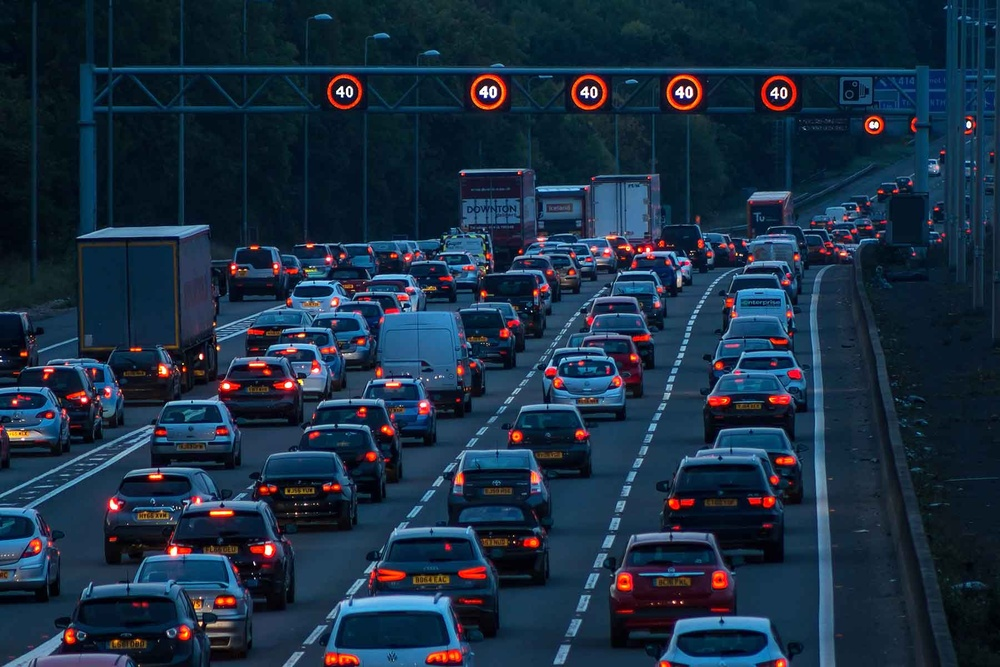
%> input picture SAT.jpg, 1000 x 667 px, shrunk from 1800 x 1200 before the run
$ octave EDGED_DETECT.m   (GNU Octave 9; MATLAB toolbox functions it lacks are replaced by stand-ins)
%> lines starting %> are read from the running program, lines starting %| are printed output that depends on the picture
rgb = imread('SAT.jpg');
%> rgb is the input picture: size 667x1000x3 uint8; mean R, G, B 26.5, 45.7, 65.3
I = rgb2gray(rgb);
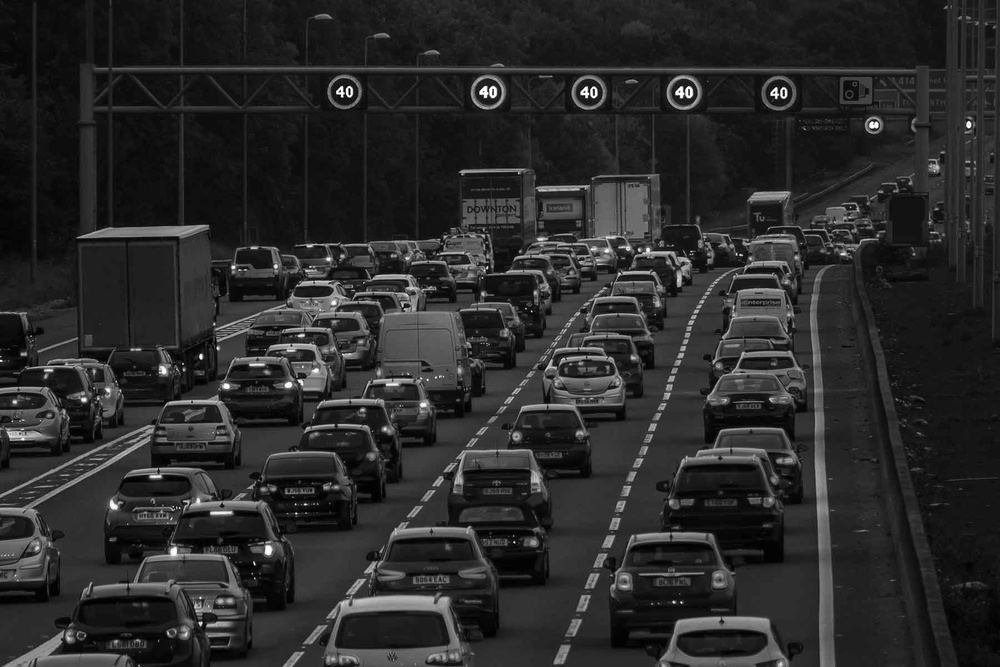
%> I: size 667x1000 uint8; min 0, max 255, mean 42.2

se = strel(ones(2,2));

im_dilate = imdilate(I,se);
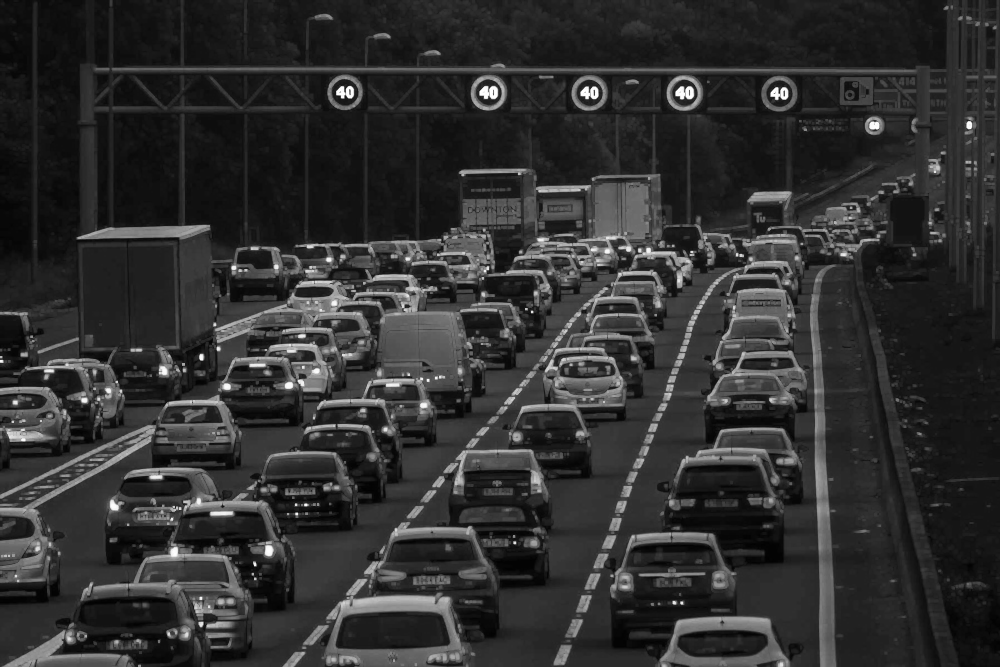
%> im_dilate: size 667x1000 uint8; min 1, max 255, mean 48.2

im_closing = imerode(im_dilate,se);

im_dilate2 = imdilate(im_closing,se);

basic_gradient = imdilate(im_dilate2, se) - imerode(im_dilate2, se);
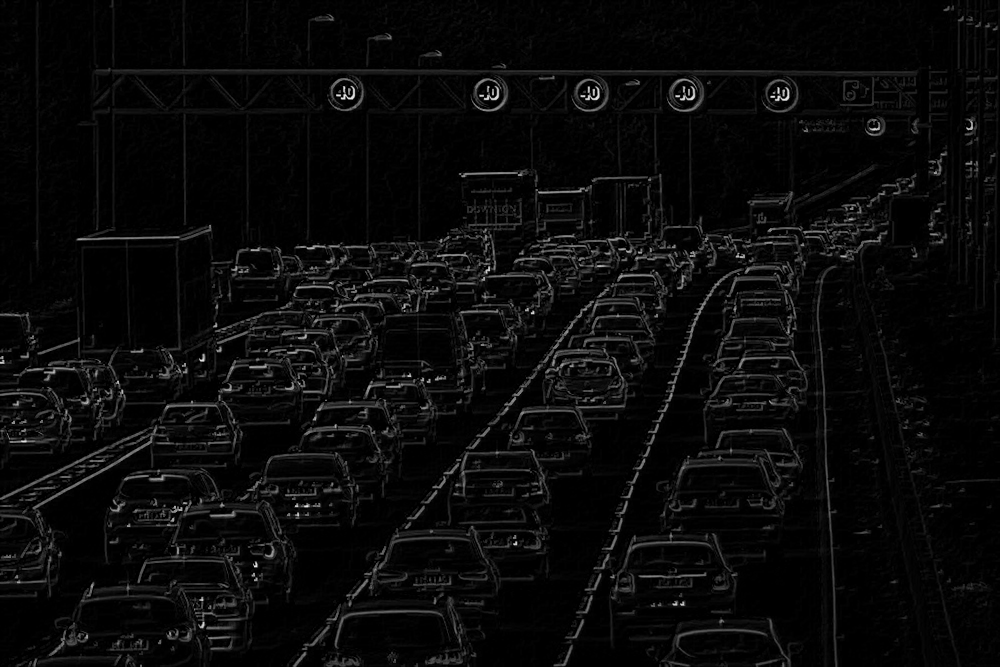
%> basic_gradient: size 667x1000 uint8; min 0, max 230, mean 9.9

basic_gradient = imcomplement(basic_gradient);
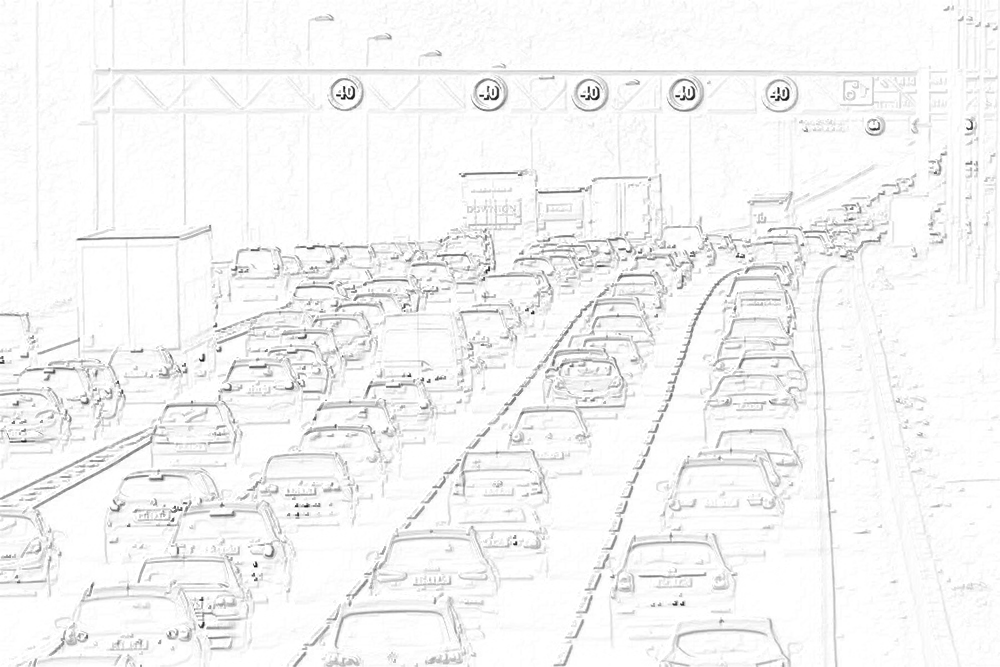
%> basic_gradient: size 667x1000 uint8; min 25, max 255, mean 245.1

T = adaptthresh(basic_gradient,0.1,'ForegroundPolarity','dark','Statistic','gaussian');
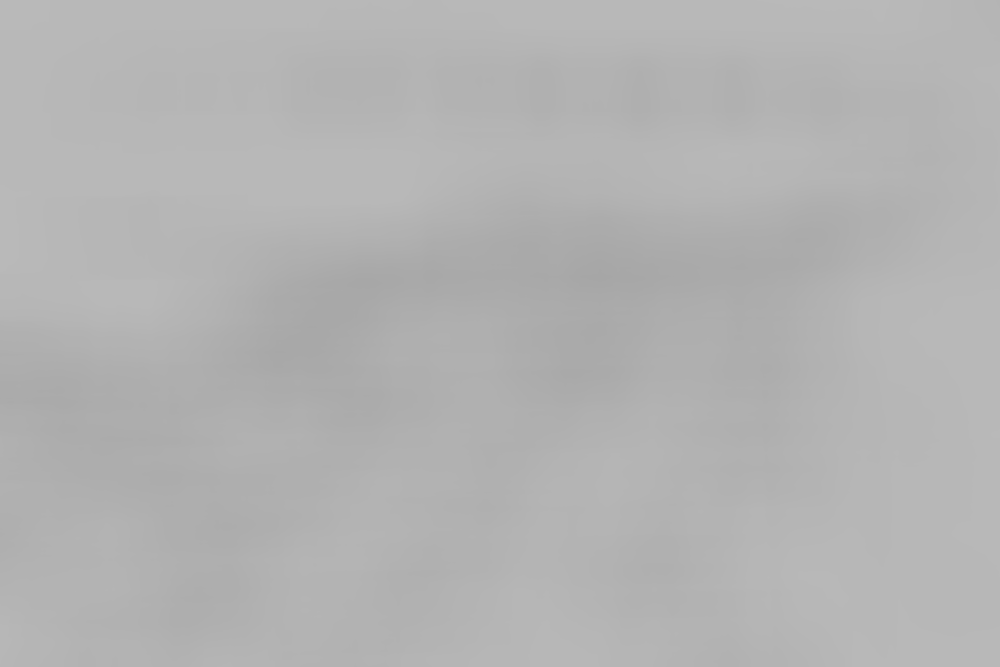
%> T: size 667x1000 double; min 0.652, max 0.727, mean 0.702

figure
imshow(I)
figure
imshow(T, [])
% [4 lines of commented-out code are left out]
